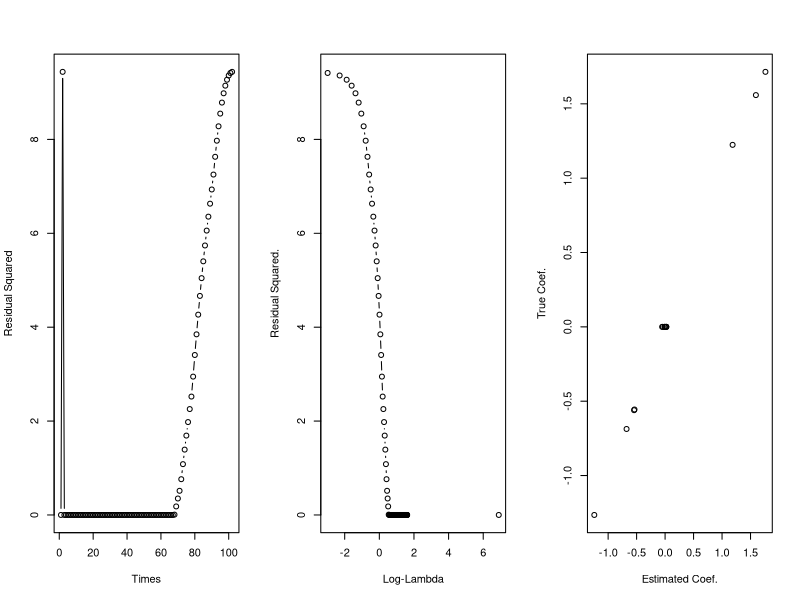

Reproduce this figure in R.
## Sample data
set.seed(123)
n <- 1000 # レコード数
ni <- 15  # 説明変数の数
nx <- ni  # nx は本来非ゼロとする変数の数だけど、ここを実装するには nin, mm も必要になってくるのでパス
alpha <- 1 # L1 / L2 それぞれに対する罰則の配分を決定するパラメータ

b0 <- rnorm(ni) # 回帰係数
b <- ifelse(abs(b0) < 0.5, 0, b0) # Lasso っぽくするために不要な説明変数を作る
x <- matrix(rnorm(n*ni), nrow = n, ncol = ni)
# x <- matrix(0, nrow = n, ncol = ni) # 説明変数ごとに N(0, 1) にしたかったので列ごとに生成
# for (i in 1:ni) {
#   x[, i] <- rnorm(n)
# }
y <- x %*% b + rnorm(n)


## Set lambda
lambda <- c(9.9E+2, 0, rev(seq(0, 5, length.out = 100))) # Warm start
nlam <- length(lambda)

a <- rep(0, ni)
rsqo <- rep(0, nlam)
almo <- rep(0, nlam)

## --- ここは Standard ----
xv <- colSums(x^2) / n
g <- g0 <- t(y) %*% x / n
vp <- rep(1, ni)

## --- ここから elnet1 ----
bta <- alpha
omb <- 1-bta
alm <- 0.0
alf <- 1.0

eqs <- max(0, 1e-04)
alf <- eqs^(1.0/(nlam-1))

rsq <- 0.0
nlp <- 0
mm <- rep(0, ni)
ia <- rep(0, ni)

c <- matrix(0, nrow = ni, ncol = nx)

# 1番目のループ
for (m in 1:nlam) {
  
  alm <- lambda[m] # このあと goto 10291
  
  # if(m == 1) {
  #   alm <- 9E+10
  # } else if(m == 2) {
  #   alm <- 0
  # } else {
  #   alm <- alf*alm
  # }
  # 
  # # 2番目のループ
  # for (j in 1:ni) {
  #   # ここで alm を update
  #   alm <- max(alm, abs(g[j])/vp[j])
  # }
  
  dem <- alm * omb # ここから 10291
  ab <- alm * bta
  rsq0 <- rsq
  
  # while(dlx >= thr & nin <= nx) {
  nlp <- nlp + 1
  dlx <- 0.0
  
  # 3番目のループ
  # 全変数に対する回帰係数の推定
  for (k in 1:ni) {
    ak <- a[k]
    u <- g[k] + ak * xv[k]
    v <- abs(u[1]) - ab
    # print(v)
    
    a[k] <- 0
    if(v > 0) a[k] <- (sign(u) * abs(v))/(xv[k] + vp[k]*dem)
    
    nin <- k # 本当は if(mm[k] == 0) nin <- nin + 1
    
    # 4番目のループ
    # 分散共分散行列を作る
    for (j in 1:ni) {
      if(j != k) {
        c[j, nin] <- (t(x[, j]) %*% x[, k]) / n
      } else {
        c[j, nin] <- xv[j]
      }
    }
    
    mm[k] <- nin
    ia[nin] <- k
    del <- a[k] - ak
    rsq <- rsq + del*(2.0 * g[k] - del*xv[k])
    
    # 5番目のループ
    for (j in 1:ni) {
      g[j] <- g[j] - c[j, mm[k]]*del
    }
  }
  
  
  # while(dlx >= thr & nlp <= maxit) {
  # 6番目のループ
  for (l in 1:nin) {
    k <- ia[l]
    ak <- a[k]
    u <- g[k] + ak*xv[k]
    v <- abs(u) - vp[k]*ab
    a[k] <- 0.0
    if(v > 0.0) a[k] <- (sign(u) * abs(v))/(xv[k]+vp[k]*dem)
    if(a[k] == ak) next
    del <- a[k] - ak
    rsq <- rsq + del*(2.0*g[k] - del*xv[k])
    dlx <- max(xv[k]*del^2, dlx)
    
    # 7番目のループ
    for (j in 1:nin) {
      g[ia[j]] <- g[ia[j]] - c[ia[j], mm[k]]*del
    }
  }
  # }
  
  # 8番目のループ
  # for (j in 1:ni) {
  #   g[j] <- g[j] - dot_product(da(1:nin),c(j,1:nin))       
  # }
  # }
  
  rsqo[m] <- rsq
  almo[m] <- alm
  
  # 9番目のループ
  # for (j in 1:nin) {
  #   if(ao[j,m] != 0.0) me <- me+1
  # }
  
}

oldpar <- par(no.readonly = T)
par(mfrow = c(1, 3))
plot(rsqo, xlab = "Times", ylab = "Residual Squared", type = "b")
plot(log(lambda), rsqo, xlab = "Log-Lambda", ylab = "Residual Squared.", type = "b")
plot(a, b, xlab = "Estimated Coef.", ylab = "True Coef.")
par(oldpar)
cbind(a, b)